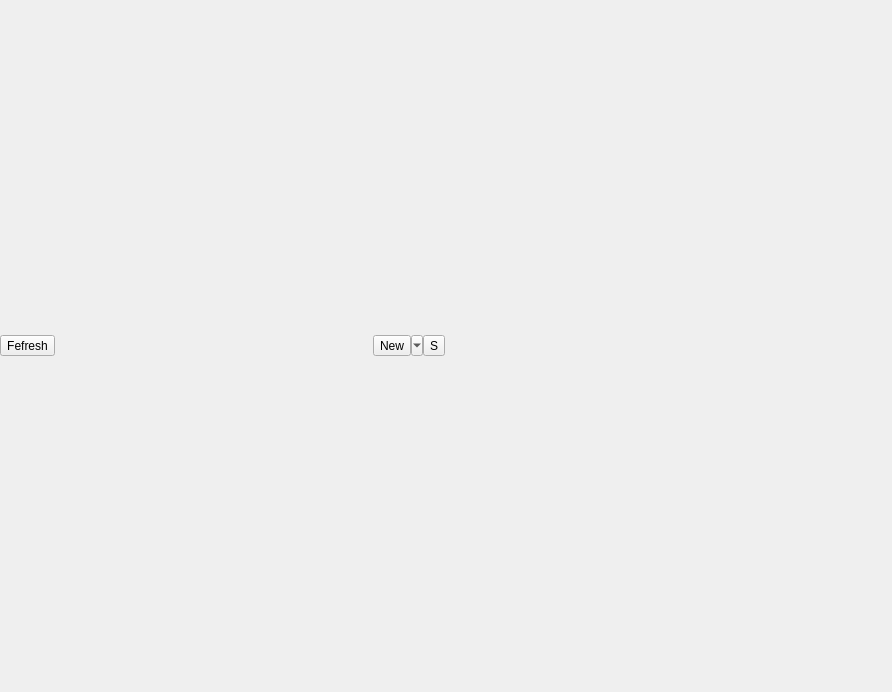
<?xml version="1.0" encoding="UTF-8"?>
<ui version="4.0">
 <class>GroupWidget</class>
 <widget class="QWidget" name="GroupWidget">
  <property name="geometry">
   <rect>
    <x>0</x>
    <y>0</y>
    <width>892</width>
    <height>692</height>
   </rect>
  </property>
  <property name="windowTitle">
   <string>Form</string>
  </property>
  <layout class="QHBoxLayout" name="horizontalLayout">
   <property name="spacing">
    <number>3</number>
   </property>
   <property name="leftMargin">
    <number>0</number>
   </property>
   <property name="topMargin">
    <number>0</number>
   </property>
   <property name="rightMargin">
    <number>0</number>
   </property>
   <property name="bottomMargin">
    <number>0</number>
   </property>
   <item>
    <widget class="QWidget" name="leftWidget" native="true">
     <layout class="QVBoxLayout" name="leftVLayout">
      <property name="spacing">
       <number>3</number>
      </property>
      <property name="leftMargin">
       <number>0</number>
      </property>
      <property name="topMargin">
       <number>0</number>
      </property>
      <property name="rightMargin">
       <number>0</number>
      </property>
      <property name="bottomMargin">
       <number>0</number>
      </property>
      <item>
       <widget class="QWidget" name="operationWidget" native="true">
        <layout class="QHBoxLayout" name="horizontalLayout_2">
         <property name="spacing">
          <number>0</number>
         </property>
         <property name="leftMargin">
          <number>0</number>
         </property>
         <property name="topMargin">
          <number>0</number>
         </property>
         <property name="rightMargin">
          <number>0</number>
         </property>
         <property name="bottomMargin">
          <number>0</number>
         </property>
         <item>
          <widget class="QToolButton" name="refreshToolButton">
           <property name="text">
            <string>Fefresh</string>
           </property>
          </widget>
         </item>
         <item>
          <spacer name="horizontalSpacer">
           <property name="orientation">
            <enum>Qt::Horizontal</enum>
           </property>
           <property name="sizeHint" stdset="0">
            <size>
             <width>40</width>
             <height>20</height>
            </size>
           </property>
          </spacer>
         </item>
         <item>
          <widget class="QToolButton" name="addToolButton">
           <property name="autoFillBackground">
            <bool>false</bool>
           </property>
           <property name="text">
            <string>New</string>
           </property>
           <property name="popupMode">
            <enum>QToolButton::MenuButtonPopup</enum>
           </property>
           <property name="arrowType">
            <enum>Qt::NoArrow</enum>
           </property>
          </widget>
         </item>
         <item>
          <widget class="QToolButton" name="sortToolButton">
           <property name="text">
            <string>S</string>
           </property>
          </widget>
         </item>
        </layout>
       </widget>
      </item>
     </layout>
    </widget>
   </item>
   <item>
    <widget class="QStackedWidget" name="stackedWidget">
     <property name="currentIndex">
      <number>0</number>
     </property>
     <widget class="QWidget" name="page"/>
     <widget class="QWidget" name="page_2"/>
    </widget>
   </item>
  </layout>
 </widget>
 <resources/>
 <connections/>
</ui>
